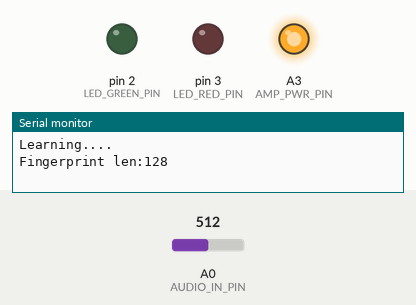
Bench run of a sketch on a simulated Arduino Uno, built with avr-gcc and run on an emulated ATmega328P. Shown: output pins drawn as LEDs (lit = HIGH), the last lines printed to the serial monitor. Dashed ring = blinking. Inputs (shaded band) come from the test bench; at power-on: A0 (AUDIO_IN_PIN) = 512.

Above: at 3.2 s.
3.3 s: A0 (AUDIO_IN_PIN) set to 107
6.3 s: A0 (AUDIO_IN_PIN) set to 92
At 7.7 s:
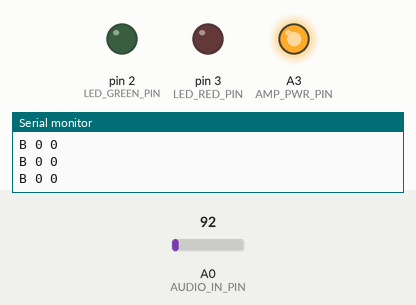
8.0 s: A0 (AUDIO_IN_PIN) set to 110
At 8.6 s:
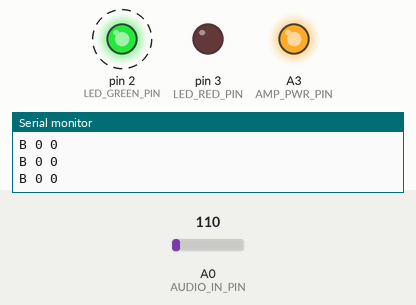
11.0 s: A0 (AUDIO_IN_PIN) set to 90
At 12.4 s:
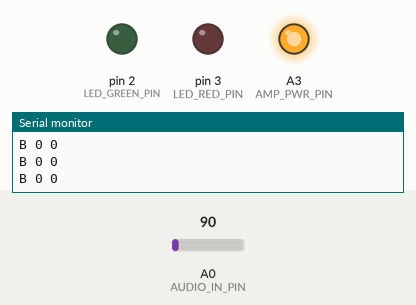
Timing chart, 0 to 13.5 s (numbered marks = the images above; inputs shaded):
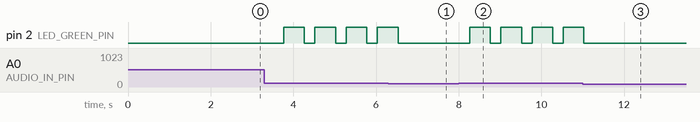

The sketch:

SpeechDetector.ino
```cpp
// (licence header left out)
// Hardware connections
#define AUDIO_IN_PIN A0
#define LED_GREEN_PIN 2
#define LED_RED_PIN 3
#define AMP_PWR_PIN A3

// Size of buffer used to sample audio
#define SAMPLES_BUFFER_SIZE 16

// Length of the running average filter
// for the complexity.
#define COMPLEXITY_FILTER_LEN 6

// Maximum size of a fingerprint for a word.
// Affects max duration of the spoken word.
#define MAX_FINGERPRINT_SIZE 128

// Minimum input level below which we consider
// stuff coming in as noise.
#define SPEECH_THRESHOLD 100

void setup()
{
  Serial.begin(115200);

  pinMode(AUDIO_IN_PIN, INPUT);

  // Power up the mic pre-amp
  pinMode(AMP_PWR_PIN,OUTPUT);
  digitalWrite(AMP_PWR_PIN, HIGH);

  pinMode(LED_GREEN_PIN, OUTPUT);
  pinMode(LED_RED_PIN, OUTPUT);
  digitalWrite(LED_GREEN_PIN, LOW);
  digitalWrite(LED_RED_PIN, LOW);

  // This sets the ADC analog reference to internally
  //  generated 1.1V to increase A/D resolution.
  analogReference(INTERNAL);

  // Let things settle down, there is apparently
  // a "pop" when powering things up, probalby
  // due to the mic decoupling cap.
  delay(2000);
}

// Latest speech sample.
int samplesBuffer[SAMPLES_BUFFER_SIZE];

// The complexity filter is implemented as a
// circular buffer, this is the buffer and
// the index.
int complexityFilter[COMPLEXITY_FILTER_LEN];
byte complexityFilterIndex=0;

// Fingerprints of the the two learned words and
// their lengths.
byte referenceFingerprint_a[MAX_FINGERPRINT_SIZE];
byte referenceFingerprint_b[MAX_FINGERPRINT_SIZE];
byte fingerprintLength_a = 0;
byte fingerprintLength_b = 0;

// Current speech sample fingerprint.
byte fingerprint[MAX_FINGERPRINT_SIZE];


void loop()
{
  // During the learning phase we collect the fingeprints
  // of two spoken words. User needs for the time being
  // to follow the serial output to know when to speak.
  Serial.println("Learning....");
  fingerprintLength_a = getVoiceFingerprint();
  memcpy(referenceFingerprint_a, fingerprint, fingerprintLength_a);
  Serial.print("Fingerprint len:");
  Serial.println(fingerprintLength_a);
  delay(1000);
  Serial.println("Learning....");
  fingerprintLength_b = getVoiceFingerprint();
  memcpy(referenceFingerprint_b, fingerprint, fingerprintLength_b);
  Serial.print("Fingerprint len:");
  Serial.println(fingerprintLength_b);
  Serial.println("Listening....");

  while(true)
  {

    getVoiceFingerprint();

    // Evaluate correlation against each reference fingerprint
    // technically this is the reciprocal of correlation but
    // this siplifies our calculations.
    int correlation_a=0;
    for(int ix=0;ix<fingerprintLength_a;ix++)
    {
       correlation_a+=abs(referenceFingerprint_a[ix]-fingerprint[ix]);
    }
    correlation_a=correlation_a/fingerprintLength_a;

    int correlation_b=0;
    for(int ix=0;ix<fingerprintLength_b;ix++)
    {
       correlation_b+=abs(referenceFingerprint_b[ix]-fingerprint[ix]);
    }
    correlation_b=correlation_b/fingerprintLength_b;

    // Just for debug we show the nearest match and the correlation values
    Serial.print((correlation_a<correlation_b)?"A":"B");
    Serial.print(" ");
    Serial.print(correlation_a);
    Serial.print(" ");
    Serial.println(correlation_b);

    // Briefly flash the LED matching the spoken word.
    digitalWrite((correlation_a<correlation_b)?LED_RED_PIN:LED_GREEN_PIN, HIGH);
    delay(500);
    digitalWrite((correlation_a<correlation_b)?LED_RED_PIN:LED_GREEN_PIN, LOW);

  }
}

/*
 * Returns the average level currently
 * present at the microphone input.
 * Currently performs an average as long
 * as SAMPLES_BUFFER_SIZE so it will be
 * consistent with sampled signal.
 */
int averageInputLevel()
{
  int inputLevel=0;
  for(int ix=0;ix<SAMPLES_BUFFER_SIZE;ix++)
  {
    inputLevel += analogRead(AUDIO_IN_PIN);
  }
  inputLevel=inputLevel/SAMPLES_BUFFER_SIZE;
  return inputLevel;
}

/*
 * Waits for speech to be present at the
 * mic input and then evaluates up to MAX_FINGERPRINT_SIZE
 * speech blocks and stores them as current fingerprint.
 * If the speech ends before MAX_FINGERPRINT_SIZE is reached
 * the collection stops. Actual taken samples are returned.
 */
byte getVoiceFingerprint()
{
    // Wait for user to start speaking.
    while(averageInputLevel()<SPEECH_THRESHOLD)
    {
      delay(10);
    }

    byte fingerprintIndex=0;
    long lastUtteranceTime=millis();
    while(true)
    {

      // Collect a sample, calculate complexity and filter it.
      int maxEnergy=sampleAudio();
      int complexity=calculateComplexity();
      complexity = filterComplexity(complexity);

      // There was no speech, don't take a fingerprint sample.
      // If the situation perists for more than 500mS the user
      // has finished to speak so we return.
      if(maxEnergy<SPEECH_THRESHOLD)
      {
        if(millis()-lastUtteranceTime>500)
        {
          return fingerprintIndex;
        }
        continue;
      }

      lastUtteranceTime = millis();

      fingerprint[fingerprintIndex]=complexity;
      fingerprintIndex++;

      if(fingerprintIndex==MAX_FINGERPRINT_SIZE)
      {
        return fingerprintIndex;
      }
   }
}

/*
 * Takes SAMPLES_BUFFER_SIZE audio samples
 * and returns the max level seen.
 */
int sampleAudio()
{
  int maxEnergy=0;
  for(int ix=0;ix<SAMPLES_BUFFER_SIZE;ix++)
  {
    samplesBuffer[ix] = analogRead(AUDIO_IN_PIN);
    if(samplesBuffer[ix]>maxEnergy)
    {
      maxEnergy=samplesBuffer[ix];
    }
  }
  return maxEnergy;
}

/* Calculates the complexity in the
 * data currently in the sample buffer.
 */
int calculateComplexity()
{
  int complexity=0;
  uint64_t totalEnergy=0;
  for(int ix=1;ix<SAMPLES_BUFFER_SIZE;ix++)
  {
    complexity+=abs(samplesBuffer[ix]-samplesBuffer[ix-1]);
    totalEnergy+=samplesBuffer[ix];
  }
  complexity=complexity/(totalEnergy/SAMPLES_BUFFER_SIZE);

  return complexity;
}

/*
 * Apply filter to one complexity sample and
 * return filter output.
 */
int filterComplexity(int complexity)
{
  // Store the new value in the circular buffer.
  complexityFilter[complexityFilterIndex]=complexity;
  complexityFilterIndex=(complexityFilterIndex+1)%COMPLEXITY_FILTER_LEN;

  // Compute average.
  int filteredComplexity=0;
  for(int ix=0;ix<COMPLEXITY_FILTER_LEN;ix++)
  {
    filteredComplexity+=complexityFilter[ix];
  }
  filteredComplexity=filteredComplexity/COMPLEXITY_FILTER_LEN;

  return filteredComplexity;
}
```

Measured:
- after the input at 6.3 s, pin 2 (LED_GREEN_PIN): goes on until 6.5 s, then stays LOW
- after the input at 8.0 s, pin 2 (LED_GREEN_PIN): alternates HIGH for 0.50 s and LOW for 0.26 s, starting after 0.27 s
- after the input at 11.0 s, pin 2 (LED_GREEN_PIN): goes on until 11.0 s, then stays LOW
- by itself, pin 2 (LED_GREEN_PIN): alternates HIGH for 0.50 s and LOW for 0.26 s
